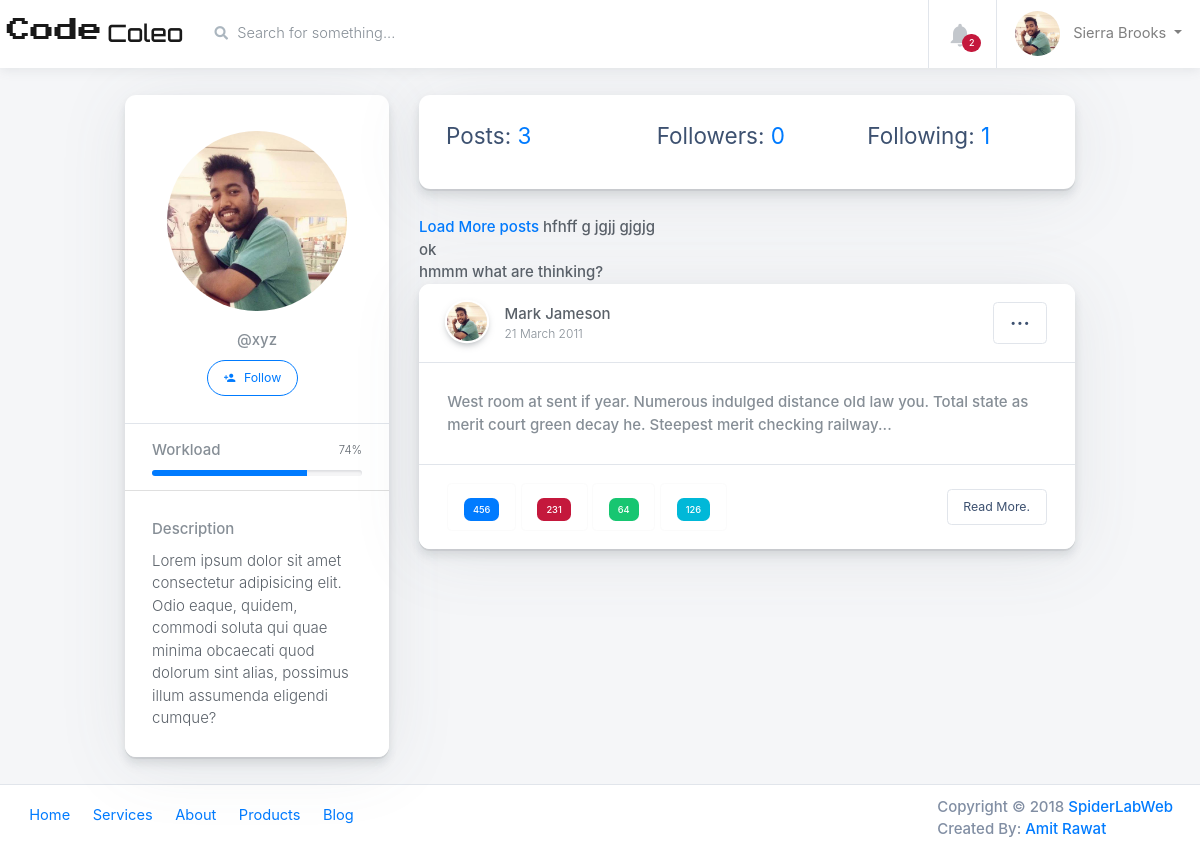
/xyz/ (signed in), run on the app's committed database.
### accounts/models.py (models this page shows, shortened)
class UserProfile(models.Model):
    user = models.OneToOneField(settings.AUTH_USER_MODEL, related_name='profile')
    following = models.ManyToManyField(settings.AUTH_USER_MODEL,blank=True, related_name='followed_by')
    objects= UserProfileManager()
    def get_following(self):
        users = self.following.all()
        return users.exclude(username = self.user.username)
    def get_follow_url(self):
        return reverse_lazy("profiles:follow", kwargs={'username':self.user.username})

### posts/models.py (models this page shows, shortened)
class Post(models.Model):
    parent = models.ForeignKey("self",blank=True, null=True)
    user = models.ForeignKey(settings.AUTH_USER_MODEL,default=1)
    title = models.CharField(max_length=50, blank=True, null=True)
    content = models.CharField(max_length=155)
    liked = models.ManyToManyField(settings.AUTH_USER_MODEL, blank=True, related_name="liked")
    timestamp = models.DateTimeField(auto_now_add=True)
    updated = models.DateTimeField(auto_now=True)
    objects = PostManager()
    class Meta:
        ordering = ['-timestamp']
    def __str__(self):
        return self.content

### accounts/views.py (the view)
# urls.py: url(r'^(?P<username>[\w.@+-]+)/$', UserDetailView.as_view(), name='detail'),
class UserDetailView(DetailView):
    qeryset = User.objects.all()
    template_name = 'accounts/user_detail.html'
    def get_object(self):
            return get_object_or_404(User, username__iexact=self.kwargs.get("username"))
    def get_context_data(self, **kwargs):
        context = super().get_context_data(**kwargs)
        following = UserProfile.objects.is_following(self.request.user,self.get_object())
        context["sidebar"] = False
        context["following"] = following
        return context

### accounts/models.py (called while the page is built)
    def all(self):
        qs = self.get_queryset().all()
        try:
            if self.instance:
                qs = qs.exclude(user=self.instance)
        except:
            pass
        return qs

    def is_following(self, user, followed_by_user):
        user_profile, created = UserProfile.objects.get_or_create(user=user)
        if created:
            return False
        if followed_by_user in user_profile.following.all():
            return True
        return False

### accounts/templates/accounts/user_detail.html (shortened to what this page needs)
{% extends "base.html" %}
{% load static %}
{% block main-container-bar %}
<main class="main-content  col-sm-12 p-0 {% if sidebar %} col-lg-10 col-md-9 col-sm-12 p-0 offset-lg-2 offset-md-3 {% else %} col-lg-12 col-md-12 col-sm-12 p-0 {% endif %}">
    <div class="main-navbar sticky-top bg-white">
{% endblock main-container-bar %}
{% block navbar-logo %}
<a class="navbar-brand w-25 mr-0" href="#" style="line-height: 25px;">
    <div class="d-table m-auto">
        <span class="d-none d-md-inline ml-1" style="font-family: 'Press Start 2P', cursive; font-size: 24px; ">Code</span> <span class="d-none d-md-inline ml-1" style="font-family: 'Orbitron', sans-serif; font-size: 24px;">Coleo</span>
    </div>
</a>
{% endblock navbar-logo %}
{% block content %}
<div class="row mt-4">
    <div class="col-lg-1">
    </div>
    <div class="col-lg-3">
      <div class="card card-small mb-4 pt-3">
        <div class="card-header border-bottom text-center">
          <div class="mb-3 mx-auto">
            <img class="rounded-circle" src="{% static 'images/avatars/0.jpg'%}" alt="User Avatar" width="180"> </div>
          <span class="text-muted d-block mb-2">@{{object.username}}</span>
          <a href="{{ object.profile.get_follow_url}}" class="mb-2 btn btn-sm btn-pill btn-outline-primary mr-2">
            <i class="material-icons mr-1">person_add</i> {% if following %} Unfollow {% else %} Follow {% endif %} </a>
        </div>
        <ul class="list-group list-group-flush">
          <li class="list-group-item px-4">
            <div class="progress-wrapper">
              <strong class="text-muted d-block mb-2">Workload</strong>
              <div class="progress progress-sm">
                <div class="progress-bar bg-primary" role="progressbar" aria-valuenow="74" aria-valuemin="0" aria-valuemax="100" style="width: 74%;">
                  <span class="progress-value">74%</span>
                </div>
              </div>
            </div>
          </li>
          <li class="list-group-item p-4">
            <strong class="text-muted d-block mb-2">Description</strong>
            <span>Lorem ipsum dolor sit amet consectetur adipisicing elit. Odio eaque, quidem, commodi soluta qui quae minima obcaecati quod dolorum sint alias, possimus illum assumenda eligendi cumque?</span>
          </li>
        </ul>
      </div>
    </div>
    <div class="col-lg-7">
      <div class="card card-small mb-4 p-2">
        <ul class="list-group list-group-flush">
          <li class="list-group-item p-3">
            <div class="row">
              <div class="col-lg-4 ">
                <h5>Posts: <a href="#" data-toggle="modal" data-target="#exampleModalCenter"> {{object.post_set.count}} </a></h5>
              </div>
              <div class="col-lg-4">
                  <h5>Followers: <a href="#" data-toggle="modal" data-target="#followersModal"> {{ object.followed_by.all.count}} </a></h5>
              </div>
              <div class="col-lg-4 ">
                  <h5>Following: <a href="#" data-toggle="modal" data-target="#followingModal"> {{ object.profile.get_following.count }} </a></h5>
              </div>
            </div>
          </li>
        </ul>
      </div>
      <a href="#" id="loadmore">Load More posts</a>
      {% for post in object.post_set.all %}
        {{ post }} <br>
      {% endfor %}
      <div class="card card-small card-post mb-4">
        <div class="card-header border-bottom d-flex">
            <div class="card-post__author d-flex">
              <img class="card-post__author-avatar card-post__author-avatar--small" src="{% static 'images/avatars/0.jpg' %}" alt="User Avatar">
              <div class="d-flex flex-column justify-content-center ml-3">
                <span class="card-post__author-name">Mark Jameson</span>
                <small class="text-muted">21 March 2011</small>
              </div>
            </div>
            <div class="my-auto ml-auto">
              <button class="btn btn-sm btn-white py-0" type="button" id="dropdownMenu1" data-toggle="dropdown" aria-haspopup="true" aria-expanded="true"> <h5>...</h5> </button>
            </div>
          </div>
      <div class="card-body">
        <p class="card-text text-muted">West room at sent if year. Numerous indulged distance old law you. Total state as merit court green decay he. Steepest merit checking railway...</p>
      </div>
      <div class="card-footer border-top d-flex">
          <button type="button" class="mb-0 btn btn-sm btn-outline-light mr-1"> <span class="badge badge-primary">456</span> </button>
          <button type="button" class="mb-0 btn btn-sm btn-outline-light mr-1"> <span class="badge badge-danger">231</span> </button>
          <button type="button" class="mb-0 btn btn-sm btn-outline-light mr-1"> <span class="badge badge-success">64</span> </button>
          <button type="button" class="mb-0 btn btn-sm btn-outline-light mr-1"> <span class="badge badge-info">126</span> </button>
        <div class="my-auto ml-auto">
          <a class="btn btn-sm btn-white" href="#"> Read More. </a>
        </div>
      </div>
      </div>
    </div>
    <div class="col-lg-1">
    </div>
  </div>
{% endblock content %}

### data on the page
Post: content "hfhff g jgjj gjgjg"
Post: content "ok"
Post: content "hmmm what are thinking?"

### other printed values
{{ object.username }} "xyz"
{{ object.post_set.count }} "3"
{{ object.followed_by.all.count }} "0"
{{ object.profile.get_following.count }} "1"
